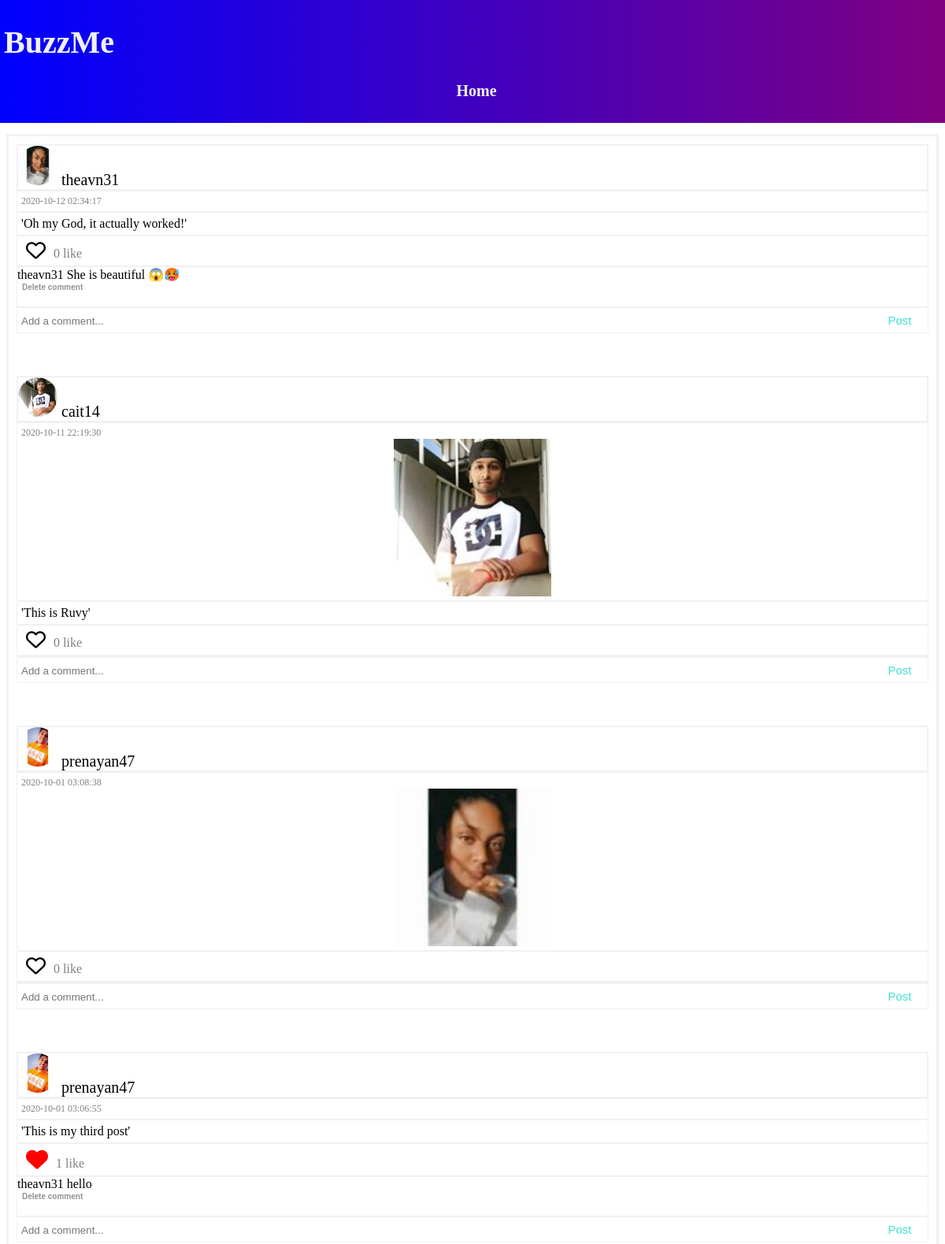
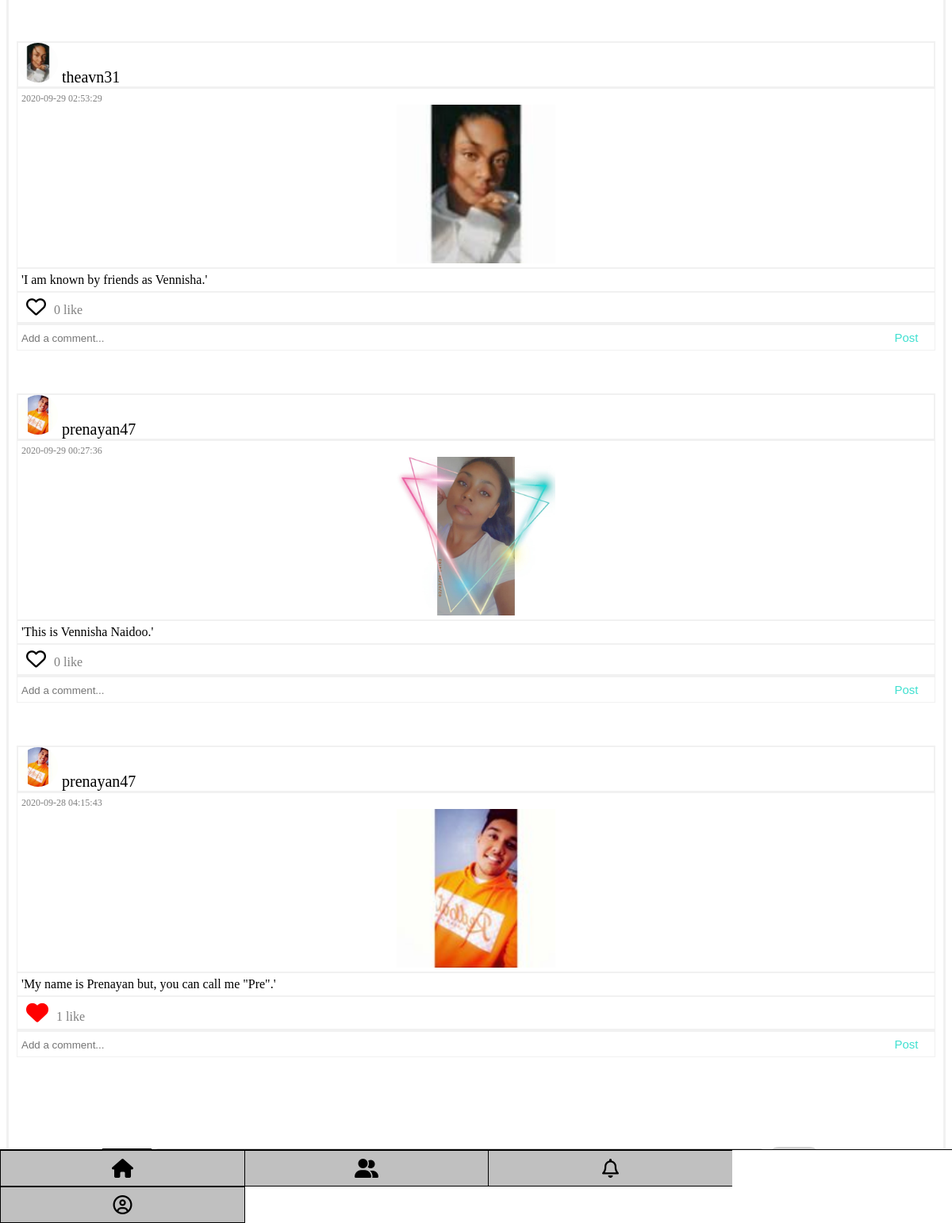
The app's page /Home.php (signed in) with its own data (2 pictures, top to bottom).
### tables this page shows
CREATE TABLE `users` (
  `UserID` int(255) NOT NULL,
  `Name` varchar(30) NOT NULL,
  `Surname` varchar(30) NOT NULL,
  `EmailAddress` varchar(50) NOT NULL,
  `PhoneNumber` varchar(10) NOT NULL,
  `Username` varchar(30) NOT NULL,
  `Password` varchar(30) NOT NULL,
  `Gender` varchar(6) NOT NULL,
  `Nationality` varchar(25) NOT NULL,
  `Biography` varchar(300) NOT NULL,
  `ProfilePicture` varchar(255) NOT NULL,
  `DateOfBirth` date NOT NULL,
  `Question` varchar(255) NOT NULL,
  `Answer` varchar(255) NOT NULL
);

CREATE TABLE `posts` (
  `PostID` int(50) NOT NULL,
  `PostContent` varchar(255) NOT NULL,
  `PostImage` varchar(255) NOT NULL,
  `UserID` int(50) NOT NULL,
  `PostDate` datetime NOT NULL,
  `NumLikes` int(255) NOT NULL
);

CREATE TABLE `comments` (
  `CommentID` int(11) NOT NULL,
  `UserID` int(11) NOT NULL,
  `PostID` int(11) NOT NULL,
  `CommentContent` varchar(255) NOT NULL,
  `CommentDate` datetime NOT NULL
);

### Home.php (the view, shortened to what this page needs)
<?php
$Conn = mysqli_connect("localhost", "root", "", "buzzme");
$uID = $_SESSION['UID'];
?>
<html>
<head>
</head>
<div class="header" id="myHeader">
  <h1>BuzzMe</h1>
  <center><h4>Home</h4></center>
</div>
<br><br><br><br><br><br><br><br><br>
<body>
<form method="post" enctype="multipart/form-data">
<div class="DisplayFriendsPosts">
<?php
	$arrFriends = array();
	$sqlDisplayFriendsPosts = mysqli_query($Conn,"SELECT * FROM friends WHERE UserOne = $uID");
		if($sqlDisplayFriendsPosts->fetch_assoc()==false){
			echo "<div>
				No posts available
			</div>";
		}else{
			$sqlDisplayFriendsPosts = mysqli_query($Conn,"SELECT * FROM friends WHERE UserOne = $uID");
			while ($row = $sqlDisplayFriendsPosts->fetch_assoc()){
			$FriendID = $row['UserTwo'];
				array_push($arrFriends,$FriendID);
			}
			array_push($arrFriends,$uID);
			$sqlFriendPosts = mysqli_query($Conn, "SELECT * FROM posts WHERE UserID IN (".implode(",",$arrFriends).") ORDER BY PostID DESC");
				while($FriendPost = $sqlFriendPosts->fetch_assoc()){
					$FriendUserID = $FriendPost['UserID'];
					$FriendPostID = $FriendPost['PostID'];
					$FriendPostContent = $FriendPost['PostContent'];
					$FriendPostImage = $FriendPost['PostImage'];
					$FriendPostDate = $FriendPost['PostDate'];
					$FriendDet = mysqli_query($Conn, "SELECT * FROM users WHERE UserID ='$FriendUserID'");
					while($userDet = $FriendDet->fetch_assoc()){
						$me = mysqli_query($Conn, "SELECT * FROM users WHERE UserID='$uID'");
						while($myDet = $me->fetch_assoc()){
?>
	<div class="PostPicUser"><img class="DisPic" src="<?php echo $userDet['ProfilePicture']?>" style="width:50px; height:50px; border-radius:100%;"> <?php echo $userDet['Username']; ?></div>
	<div class="PostDTImg" style="padding:5px; color:grey; font-size:12px; border:1px solid #f1f1f1;"><?php echo $FriendPostDate; ?>
	<?php
		if($FriendPostImage==""){
			echo "";
		}else{
			echo "<center><img class='disPostImg' src='" .$FriendPostImage. "' style='width:200px; height:200px;'></img></center>";
		}
	?>
	</div>
	<?php
		if($FriendPostContent==""){
			echo "";
		}else{
			echo "<div class='PostCaption' style='padding:5px; border:1px solid #f1f1f1;'>'" .$FriendPostContent. "'</div>";
		}
	?>
<div class="PostsOpt" style="padding:5px; color:grey; border:1px solid #f1f1f1;">
		<?php
			$queryLike = mysqli_query($Conn, "SELECT * FROM likes WHERE UserID='$uID' AND PostID=". $FriendPostID ."");
			if(mysqli_num_rows($queryLike)==1){ ?>
				<button type="submit" name="unlike" class="unlike" id="<?php echo $FriendPostID; ?>"><i class='fas fa-heart' style="background-color:white; color:red; font-size:28px; border:0px;"></i></button>
			<?php }else{ ?>
				<button type="submit" name="like" class="like" id="<?php echo $FriendPostID; ?>"><i class='far fa-heart'></i></button>
			<?php }
			$sqlDisNumLikes = mysqli_query($Conn, "SELECT * FROM posts WHERE PostID='$FriendPostID'");
			while($NumPostLikes = $sqlDisNumLikes->fetch_assoc()){
				$Likes = $NumPostLikes['NumLikes'];
				if($Likes>1){
					echo $Likes ." likes";
				}else{
					echo $Likes ." like";
				}
			}
			?>
</div>
<div class="DisplayPostComments" style="border:1px solid #f1f1f1; width:99.85%;">
		<?php
			$MyFriendPostID = $FriendPostID;
			$sqlDisplayComments= mysqli_query($Conn,"SELECT * FROM comments WHERE PostID = $MyFriendPostID");
			while ($retriveComData = $sqlDisplayComments->fetch_assoc()){
				$person = $retriveComData['UserID'];
				$gettinguserdetails = mysqli_query ($Conn, "SELECT* FROM users WHERE UserID = $person ");
				while ($result = $gettinguserdetails->fetch_assoc()){
					echo "<div class='aComm'>".$result['Username']. " " .$retriveComData['CommentContent']. "<br>
						<input type='submit' name='Del_Comm' class='Del_Comm' id=". $retriveComData['CommentID'] ." value='Delete comment' style='background-color:white; color:#969090;  font-weight: bold; border:0px; cursor:pointer; font-size:10px; '></input>
					<br><br></div>";
				}
			}
		?>
	</div>
	<div class="AddComment" style="border:1px solid #f1f1f1; padding:2px;">
		<input type="text" name="GetCom" class="GetCom" id="<?php echo $FriendPostID ; ?>" placeholder="Add a comment..." style="border:1px solid white; width:95%;"></input>
		<input type="submit" name="myComm" class="myComm" id="<?php echo $FriendPostID ; ?>" value="Post"></input>
	</div>
<br><br><br>
<?php
						}
					}
				}
		}
?>
</div>
<br>
	<center>
	<div class="UploadingData">
	<br>
	<a class="SelectImg" style='font-size:24px' href = "Upload.php"><i class='far fa-image'></i></a>
	</div>
	</center>
<br><br><br><br><br><br>
</form>
</body>
<footer>
<center>
  <div class="btn-group">
  <a class="button" style='font-size:24px' href = "Home.php"><i class='fas fa-home'> </i></a>
  <a class="button" style='font-size:24px' href = "Friends.php"><i class='fas fa-user-friends'></i></a>
  <a class="button" style='font-size:24px' href = "Notifications.php"><i class='far fa-bell'></i></a>
  <a class="button" style='font-size:24px' href = "Profile.php"><i class='far fa-user-circle'></i></a>
</div>
</center>
</footer>
</html>

### Home.php (style rules this page uses)
.header { padding: 3px 5px; background: #555; color: #f1f1f1; position:fixed; width:100%; top:0; left:0; background-image: linear-gradient(to right, blue , purple); font-size:20px; }
form { border: 3px solid #f1f1f1; //height: 400px; padding:10px; }
.UploadingData { background-color: white; position: fixed; bottom: 45px; width:80%; left:8.5% }
.SelectImg { background-color: silver; border: 1px solid black; color: black; padding: 3px 18px; text-align: center; text-decoration: none; font-size: 10px; cursor: pointer; width:4px; }
.PostPicUser { border:2px solid #f1f1f1; font-size:20px; }
.myComm { padding: 5px 5px; font-size: 15px; color:turquoise; cursor: pointer; text-align: center; text-decoration: none; outline: none; background-color: white; border: none; border-radius: 15px; }
.like { border:0px; background-color:white; font-size:25px; outline:0; }
.unlike { color:red; border:0px; background-color:white; font-size:25px; outline:0; }
footer { background-color: white; border-top:1px solid black; padding: 0.2px; color: #f1f1f1; bottom:0; left:0; position:fixed; width:100%; }
.btn-group .button { background-color: silver; border: 1px solid black; color: black; padding: 10px 35px; text-align: center; text-decoration: none; display: inline-block; font-size: 16px; cursor: pointer; width:19.71%; float:left; }
.btn-group .button:not(:last-child) { border-right: none; }

### records on screen
posts: PostDate "2020-10-12 02:34:17", PostContent "Oh my God, it actually worked!", NumLikes "0"
users: ProfilePicture (picture), Username "theavn31", users.ProfilePicture (picture), posts.PostImage (picture)
comments: CommentContent "She is beautiful 😱🥵"
posts: PostDate "2020-10-11 22:19:30", PostContent "This is Ruvy", NumLikes "0"
users: Username "cait14"
posts: PostDate "2020-10-01 03:08:38", NumLikes "0"
users: Username "prenayan47"
posts: PostDate "2020-10-01 03:06:55", PostContent "This is my third post", NumLikes "1"
comments: CommentContent "hello"
posts: PostDate "2020-09-29 02:53:29", PostContent "I am known by friends as Vennisha.", NumLikes "0"
posts: PostDate "2020-09-29 00:27:36", PostContent "This is Vennisha Naidoo.", NumLikes "0"
posts: PostDate "2020-09-28 04:15:43", PostContent "My name is Prenayan but, you can call me \"Pre\".", NumLikes "1"
